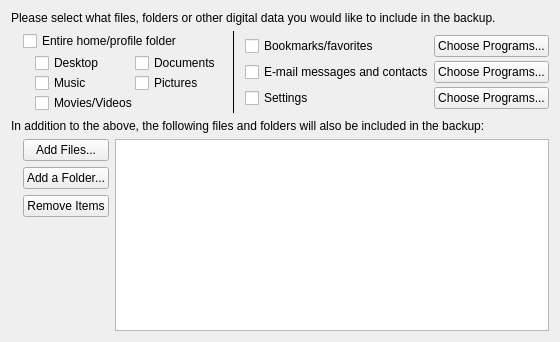
     <widget class="QWidget" name="pathsTab">
      <attribute name="title">
       <string>Files and Folders</string>
      </attribute>
      <layout class="QVBoxLayout" name="verticalLayout_6">
       <item>
        <widget class="QLabel" name="label">
         <property name="text">
          <string>Please select what files, folders or other digital data you would like to include in the backup.</string>
         </property>
        </widget>
       </item>
       <item>
        <layout class="QGridLayout" name="gridLayout_3">
         <property name="leftMargin">
          <number>12</number>
         </property>
         <property name="verticalSpacing">
          <number>2</number>
         </property>
         <item row="0" column="2" rowspan="2">
          <layout class="QGridLayout" name="gridLayout_6">
           <item row="0" column="0">
            <widget class="QCheckBox" name="presetBookmarksCheck">
             <property name="text">
              <string>Bookmarks/favorites</string>
             </property>
            </widget>
           </item>
           <item row="0" column="1">
            <widget class="QPushButton" name="presetBookmarksProgramsButton">
             <property name="text">
              <string>Choose Programs...</string>
             </property>
            </widget>
           </item>
           <item row="1" column="1">
            <widget class="QPushButton" name="presetEmailProgramsButton">
             <property name="text">
              <string>Choose Programs...</string>
             </property>
            </widget>
           </item>
           <item row="2" column="0">
            <widget class="QCheckBox" name="presetSettingsCheck">
             <property name="text">
              <string>Settings</string>
             </property>
            </widget>
           </item>
           <item row="2" column="1">
            <widget class="QPushButton" name="presetSettingsProgramsButton">
             <property name="text">
              <string>Choose Programs...</string>
             </property>
            </widget>
           </item>
           <item row="1" column="0">
            <widget class="QCheckBox" name="presetEmailCheck">
             <property name="text">
              <string>E-mail messages and contacts</string>
             </property>
            </widget>
           </item>
          </layout>
         </item>
         <item row="0" column="1" rowspan="2">
          <widget class="Line" name="line_2">
           <property name="minimumSize">
            <size>
             <width>12</width>
             <height>0</height>
            </size>
           </property>
           <property name="frameShadow">
            <enum>QFrame::Plain</enum>
           </property>
           <property name="orientation">
            <enum>Qt::Vertical</enum>
           </property>
          </widget>
         </item>
         <item row="0" column="0">
          <widget class="QCheckBox" name="presetHomeCheck">
           <property name="text">
            <string>Entire home/profile folder</string>
           </property>
          </widget>
         </item>
         <item row="1" column="0">
          <layout class="QGridLayout" name="gridLayout_15">
           <property name="leftMargin">
            <number>12</number>
           </property>
           <property name="spacing">
            <number>-1</number>
           </property>
           <item row="1" column="0">
            <widget class="QCheckBox" name="presetMusicCheck">
             <property name="text">
              <string>Music</string>
             </property>
            </widget>
           </item>
           <item row="2" column="0" colspan="2">
            <widget class="QCheckBox" name="presetVideosCheck">
             <property name="text">
              <string>Movies/Videos</string>
             </property>
            </widget>
           </item>
           <item row="1" column="1">
            <widget class="QCheckBox" name="presetPicturesCheck">
             <property name="text">
              <string>Pictures</string>
             </property>
            </widget>
           </item>
           <item row="0" column="0">
            <widget class="QCheckBox" name="presetDeskopCheck">
             <property name="sizePolicy">
              <sizepolicy hsizetype="Preferred" vsizetype="Fixed">
               <horstretch>0</horstretch>
               <verstretch>0</verstretch>
              </sizepolicy>
             </property>
             <property name="minimumSize">
              <size>
               <width>100</width>
               <height>0</height>
              </size>
             </property>
             <property name="text">
              <string>Desktop</string>
             </property>
            </widget>
           </item>
           <item row="0" column="1">
            <widget class="QCheckBox" name="presetDocumentsCheck">
             <property name="sizePolicy">
              <sizepolicy hsizetype="Preferred" vsizetype="Fixed">
               <horstretch>0</horstretch>
               <verstretch>0</verstretch>
              </sizepolicy>
             </property>
             <property name="text">
              <string>Documents</string>
             </property>
            </widget>
           </item>
          </layout>
         </item>
        </layout>
       </item>
       <item>
        <widget class="QLabel" name="label_6">
         <property name="text">
          <string>In addition to the above, the following files and folders will also be included in the backup:</string>
         </property>
        </widget>
       </item>
       <item>
        <layout class="QHBoxLayout" name="horizontalLayout_2">
         <property name="leftMargin">
          <number>12</number>
         </property>
         <item>
          <layout class="QVBoxLayout" name="verticalLayout_14">
           <item>
            <widget class="QPushButton" name="addFilesButton">
             <property name="sizePolicy">
              <sizepolicy hsizetype="Minimum" vsizetype="Fixed">
               <horstretch>0</horstretch>
               <verstretch>0</verstretch>
              </sizepolicy>
             </property>
             <property name="text">
              <string>Add Files...</string>
             </property>
            </widget>
           </item>
           <item>
            <widget class="QPushButton" name="addFoldersButton">
             <property name="sizePolicy">
              <sizepolicy hsizetype="Minimum" vsizetype="Fixed">
               <horstretch>0</horstretch>
               <verstretch>0</verstretch>
              </sizepolicy>
             </property>
             <property name="text">
              <string>Add a Folder...</string>
             </property>
            </widget>
           </item>
           <item>
            <widget class="QPushButton" name="removeItemsButton">
             <property name="sizePolicy">
              <sizepolicy hsizetype="Minimum" vsizetype="Fixed">
               <horstretch>0</horstretch>
               <verstretch>0</verstretch>
              </sizepolicy>
             </property>
             <property name="text">
              <string>Remove Items</string>
             </property>
            </widget>
           </item>
           <item>
            <spacer name="verticalSpacer_4">
             <property name="orientation">
              <enum>Qt::Vertical</enum>
             </property>
             <property name="sizeType">
              <enum>QSizePolicy::Expanding</enum>
             </property>
             <property name="sizeHint" stdset="0">
              <size>
               <width>20</width>
               <height>5</height>
              </size>
             </property>
            </spacer>
           </item>
          </layout>
         </item>
         <item>
          <widget class="QTreeView" name="pathsTreeView">
           <property name="alternatingRowColors">
            <bool>true</bool>
           </property>
           <property name="selectionMode">
            <enum>QAbstractItemView::SingleSelection</enum>
           </property>
           <property name="textElideMode">
            <enum>Qt::ElideMiddle</enum>
           </property>
          </widget>
         </item>
        </layout>
       </item>
      </layout>
     </widget>
